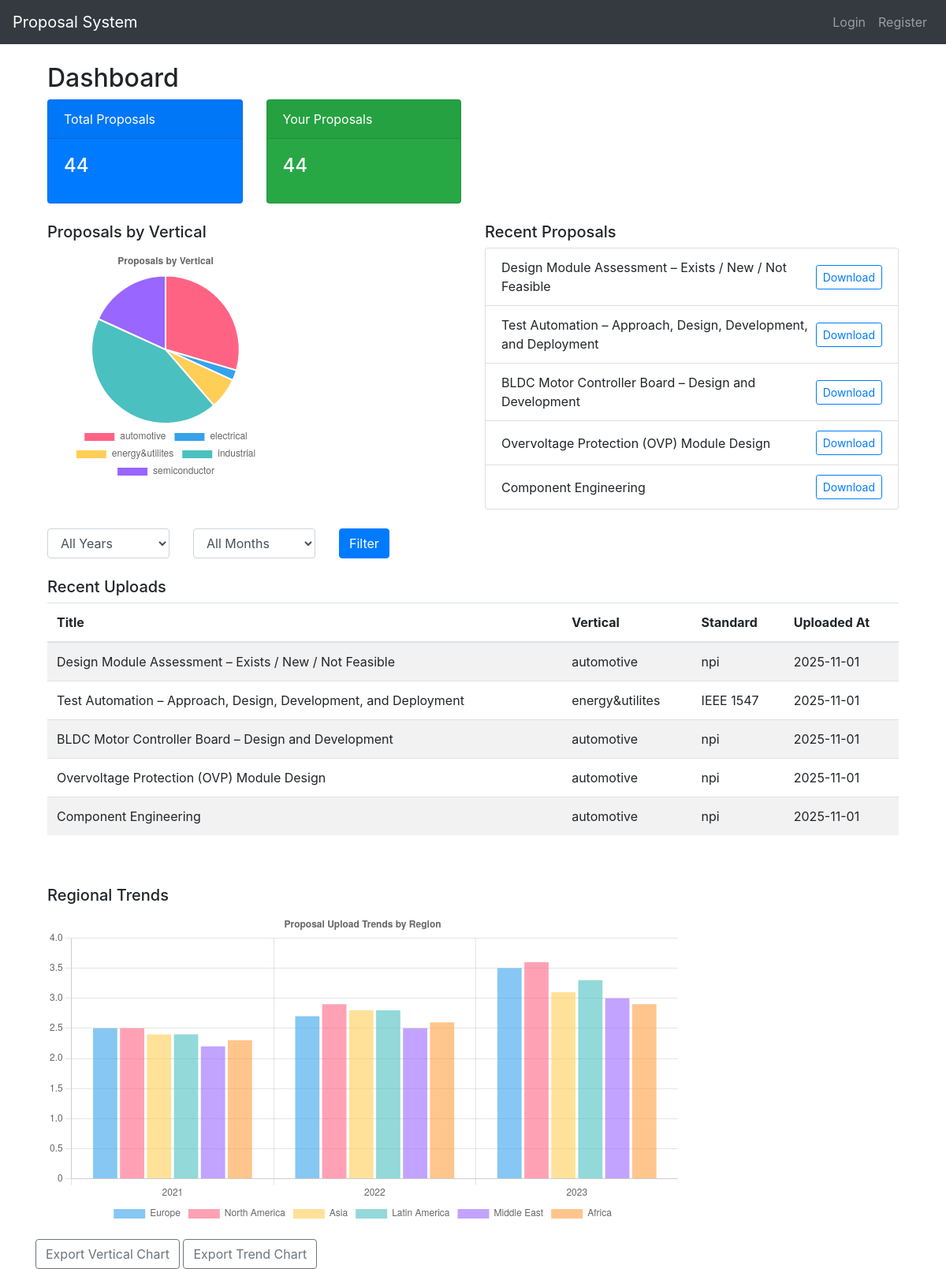
The app's page /dashboard (signed in) with its own data.
### newapp.py (models this page shows)
class Proposal(db.Model):
    __tablename__ = 'proposals'
    id = db.Column(db.Integer, primary_key=True)
    title = db.Column(db.String(150), nullable=False)
    description = db.Column(db.Text, nullable=True)
    standard = db.Column(db.String(100), nullable=True)
    vertical = db.Column(db.String(100), nullable=True)  # ← updated
    filename = db.Column(db.String(200), nullable=True)
    file_size = db.Column(db.Float, nullable=True)
    uploaded_at = db.Column(db.DateTime, default=datetime.utcnow)
    user_id = db.Column(db.Integer, db.ForeignKey('users.id'), nullable=False)

### newapp.py (the view)
    @app.route("/dashboard")
    @login_required
    def dashboard():
        total_proposals = Proposal.query.count()
        user_proposals = Proposal.query.filter_by(user_id=current_user.id).count()
        verticals = db.session.query(
            Proposal.vertical, db.func.count(Proposal.id)
        ).group_by(Proposal.vertical).all()
        proposals = Proposal.query.filter_by(user_id=current_user.id).order_by(Proposal.uploaded_at.desc()).all()
        chart_data = [
            {"year": "2021", "europe": 2.5, "namerica": 2.5, "asia": 2.4, "lamerica": 2.4, "meast": 2.2, "africa": 2.3},
            {"year": "2022", "europe": 2.7, "namerica": 2.9, "asia": 2.8, "lamerica": 2.8, "meast": 2.5, "africa": 2.6},
            {"year": "2023", "europe": 3.5, "namerica": 3.6, "asia": 3.1, "lamerica": 3.3, "meast": 3.0, "africa": 2.9}
        ]
        return render_template("dashboard.html",
                               total_proposals=total_proposals,
                               user_proposals=user_proposals,
                               verticals=verticals,
                               chart_data=chart_data,
                               proposals=proposals)

### templates/dashboard.html (shortened to what this page needs)
{% extends "base.html" %}
{% block content %}
<div class="container mt-4">
  <h2>Dashboard</h2>
  <div class="row mb-4">
    <div class="col-md-3">
      <div class="card text-white bg-primary">
        <div class="card-header">Total Proposals</div>
        <div class="card-body">
          <h4 class="card-title">{{ total_proposals }}</h4>
        </div>
      </div>
    </div>
    <div class="col-md-3">
      <div class="card text-white bg-success">
        <div class="card-header">Your Proposals</div>
        <div class="card-body">
          <h4 class="card-title">{{ user_proposals }}</h4>
        </div>
      </div>
    </div>
  </div>
  <div class="row mt-4">
    <div class="col-md-6">
      <h5>Proposals by Vertical</h5>
      <div style="height: 300px;">
        <canvas id="verticalChart"></canvas>
      </div>
    </div>
    <div class="col-md-6">
      <h5>Recent Proposals</h5>
      <ul class="list-group">
        {% for p in proposals[:5] %}
          <li class="list-group-item d-flex justify-content-between align-items-center">
            {{ p.title }}
            <a href="{{ url_for('download', proposal_id=p.id) }}" class="btn btn-sm btn-outline-primary">Download</a>
          </li>
        {% else %}
          <li class="list-group-item">No proposals found.</li>
        {% endfor %}
      </ul>
    </div>
  </div>
  <div class="row mb-4 mt-4">
    <div class="col-md-2">
      <select id="filterYear" class="form-control">
        <option value="">All Years</option>
      </select>
    </div>
    <div class="col-md-2">
      <select id="filterMonth" class="form-control">
        <option value="">All Months</option>
      </select>
    </div>
    <div class="col-md-2">
      <button class="btn btn-primary" onclick="loadDashboardData()">Filter</button>
    </div>
  </div>
  <div class="row mt-4">
    <div class="col-md-12">
      <h5>Recent Uploads</h5>
      <table class="table table-striped">
        <thead>
          <tr>
            <th>Title</th>
            <th>Vertical</th>
            <th>Standard</th>
            <th>Uploaded At</th>
          </tr>
        </thead>
        <tbody>
          {% for p in proposals[:5] %}
            <tr>
              <td>{{ p.title }}</td>
              <td>{{ p.vertical }}</td>
              <td>{{ p.standard }}</td>
              <td>{{ p.uploaded_at.strftime('%Y-%m-%d') }}</td>
            </tr>
          {% else %}
            <tr>
              <td colspan="4">No recent proposals.</td>
            </tr>
          {% endfor %}
        </tbody>
      </table>
    </div>
  </div>
  <div class="row mt-5">
    <div class="col-md-12">
      <h5>Regional Trends</h5>
      <div style="height: 400px;">
        <canvas id="trendChart"></canvas>
      </div>
    </div>
  </div>
</div>
<button class="btn btn-outline-secondary mt-3" onclick="downloadChart('verticalChart', 'vertical_chart')">Export Vertical Chart</button>
<button class="btn btn-outline-secondary mt-3" onclick="downloadChart('trendChart', 'trend_chart')">Export Trend Chart</button>
<script>
let verticalChartRef = null;
let trendChartRef = null;
try {
    const verticalLabels = {{ verticals | map(attribute=0) | list | tojson }};
    const verticalData = {{ verticals | map(attribute=1) | list | tojson }};
    const verticalCtx = document.getElementById('verticalChart').getContext('2d');
    verticalChartRef = new Chart(verticalCtx, {
        type: 'pie',
        data: {
            labels: verticalLabels,
            datasets: [{
                label: 'Vertical Count',
                data: verticalData,
                backgroundColor: [
                    '#FF6384', '#36A2EB', '#FFCE56',
                    '#4BC0C0', '#9966FF', '#E7E9ED'
                ]
            }]
        },
        options: {
            responsive: true,
            plugins: {
                legend: { position: 'bottom' },
                title: { display: true, text: 'Proposals by Vertical' }
            }
        }
    });
} catch (err) {
    console.error("Vertical Chart Error:", err);
}
</script>
<script>
async function loadDashboardData() {
  try {
    const year = document.getElementById("filterYear").value;
    const month = document.getElementById("filterMonth").value;
    const url = new URL('/api/dashboard-data', window.location.origin);
    if (year) url.searchParams.append("year", year);
    if (month) url.searchParams.append("month", month);
    const response = await fetch(url);
    const data = await response.json();
    updateVerticalChart(data.verticals);
    updateTrendChart(data.trends);
  } catch (err) {
    console.error("Dashboard load error:", err);
  }
}
function updateVerticalChart(verticals) {
  const labels = verticals.map(v => v[0]);
  const counts = verticals.map(v => v[1]);
  verticalChartRef.data.labels = labels;
  verticalChartRef.data.datasets[0].data = counts;
  verticalChartRef.update();
}
function updateTrendChart(trends) {
  const labels = trends.map(t => t.year);
  trendChartRef.data.labels = labels;
  trendChartRef.data.datasets[0].data = trends.map(t => t.europe);
  trendChartRef.data.datasets[1].data = trends.map(t => t.namerica);
  trendChartRef.data.datasets[2].data = trends.map(t => t.asia);
  trendChartRef.data.datasets[3].data = trends.map(t => t.lamerica);
  trendChartRef.data.datasets[4].data = trends.map(t => t.meast);
  trendChartRef.data.datasets[5].data = trends.map(t => t.africa);
  trendChartRef.update();
}
</script>
<script>
try {
    const trendData = {{ chart_data | tojson }};
    const trendLabels = trendData.map(d => d.year);
    const trendCtx = document.getElementById('trendChart').getContext('2d');
    trendChartRef = new Chart(trendCtx, {
        type: 'bar',
        data: {
            labels: trendLabels,
            datasets: [
                { label: "Europe", data: trendData.map(d => d.europe), backgroundColor: "rgba(54,162,235,0.6)" },
                { label: "North America", data: trendData.map(d => d.namerica), backgroundColor: "rgba(255,99,132,0.6)" },
                { label: "Asia", data: trendData.map(d => d.asia), backgroundColor: "rgba(255,206,86,0.6)" },
                { label: "Latin America", data: trendData.map(d => d.lamerica), backgroundColor: "rgba(75,192,192,0.6)" },
                { label: "Middle East", data: trendData.map(d => d.meast), backgroundColor: "rgba(153,102,255,0.6)" },
                { label: "Africa", data: trendData.map(d => d.africa), backgroundColor: "rgba(255,159,64,0.6)" }
            ]
        },
        options: {
            responsive: true,
            plugins: {
                legend: { position: "bottom" },
                title: { display: true, text: "Proposal Upload Trends by Region" }
            },
            scales: { y: { beginAtZero: true } }
        }
    });
} catch (err) {
    console.error("Trend Chart Error:", err);
}
</script>
<script>
function downloadChart(chartId, filename) {
    const canvas = document.getElementById(chartId);
    const link = document.createElement("a");
    link.download = filename + ".png";
    link.href = canvas.toDataURL();
    link.click();
}
</script>
{% endblock %}

### records on screen
Proposal: title "Design Module Assessment – Exists / New / Not Feasible", vertical "automotive", standard "npi", uploaded_at "2025-11-01"
Proposal: title "Test Automation – Approach, Design, Development, and Deployment", vertical "energy&utilites", standard "IEEE 1547", uploaded_at "2025-11-01"
Proposal: title "BLDC Motor Controller Board – Design and Development", vertical "automotive", standard "npi", uploaded_at "2025-11-01"
Proposal: title "Overvoltage Protection (OVP) Module Design", vertical "automotive", standard "npi", uploaded_at "2025-11-01"
Proposal: title "Component Engineering", vertical "automotive", standard "npi", uploaded_at "2025-11-01"

### other values on screen
{{ total_proposals }} "44"
{{ user_proposals }} "44"
chart data {{ verticals | map(attribute=1) | list | tojson }} [13, 1, 3, 19, 8]
